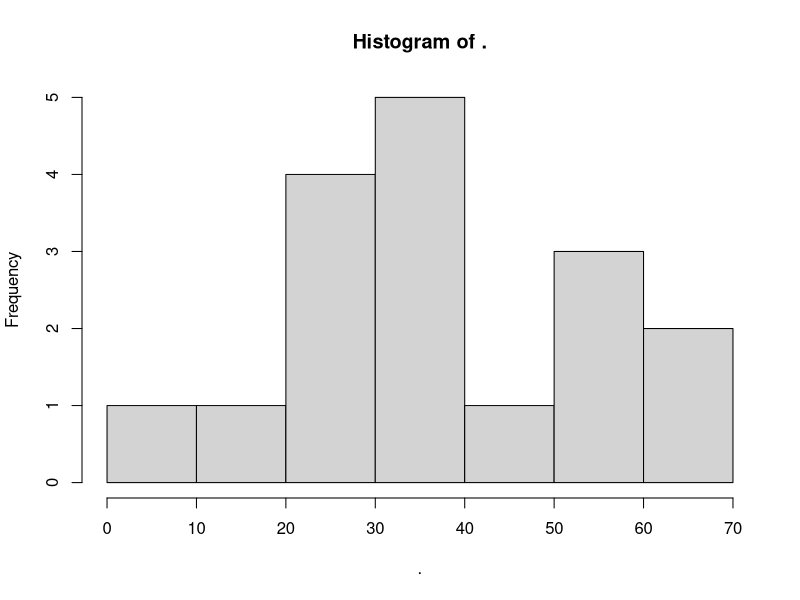
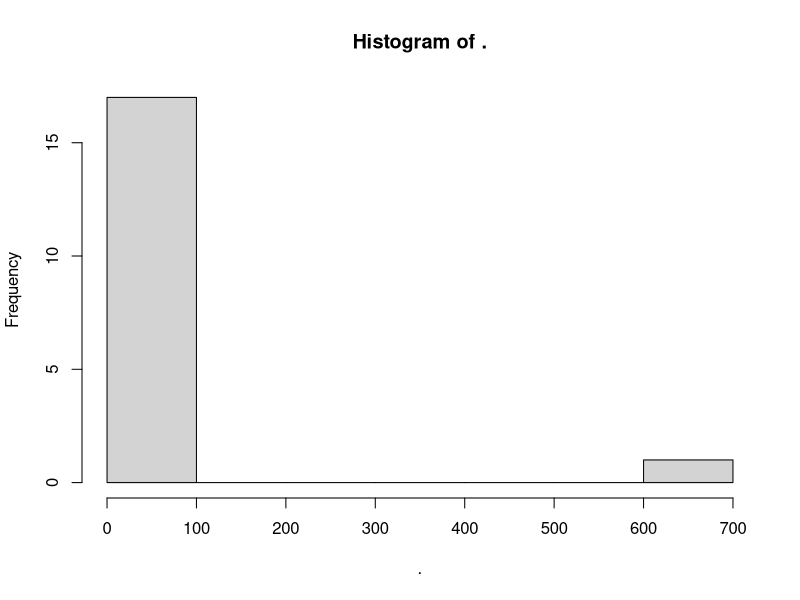
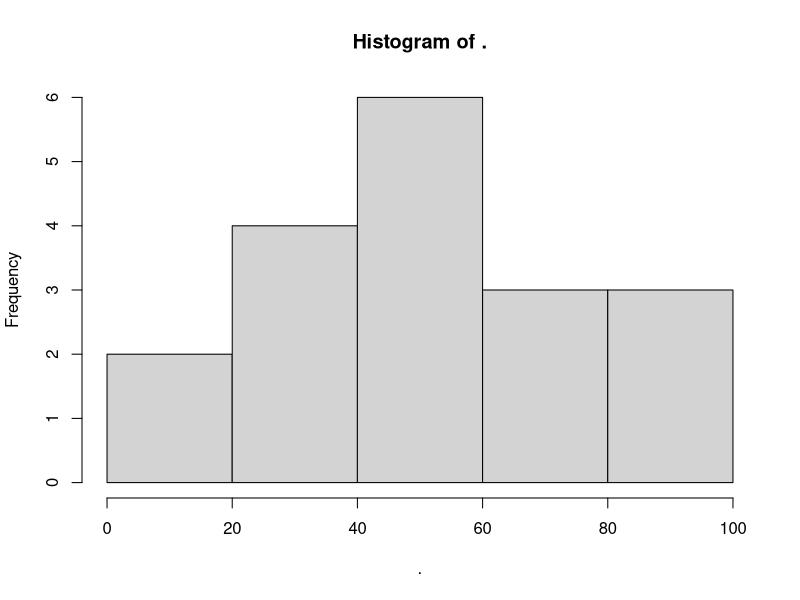
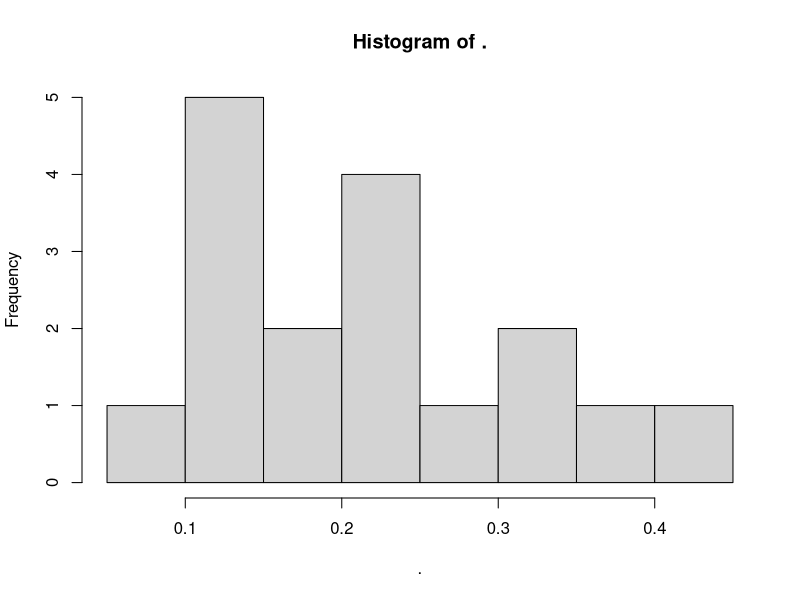

R code for these plots, in order:
## ---- chunk 1
library(tidyverse)
## ---- chunk 2
messy_data <- read_csv("../data/messy_data.csv")
## ---- chunk 3
head(messy_data)
summary(messy_data)

# also try View(messy_data)
## ---- chunk 4
messy_data %>% pull(X)
messy_data <- messy_data %>% select(-X)

## ---- chunk 5
tail(messy_data)
messy_data <- messy_data %>% filter(!is.na(Patient.id))
## ---- chunk 6
messy_data<- messy_data %>% 
  mutate(Patient.id = toupper(messy_data$Patient.id)) %>% 
  mutate(Patient.id =  str_replace_all(messy_data$Patient.id,"tcga", "TCGA")) %>% 
  mutate(Patient.id =  str_replace_all(messy_data$Patient.id,"TCGA ", "TCGA_")) 
## ---- chunk 7
messy_data %>% pull(Gender) %>% table()
messy_data %>% pull(Status) %>% table()
messy_data %>% pull(Censor) %>% table()
messy_data %>% pull(Identifier) %>% table()
messy_data %>% pull(Classification) %>% table()
messy_data %>% pull(Histological.subtype) %>% table()
messy_data %>% pull(MUC1) %>% table()
messy_data %>% pull(TNM) %>% table()

## ---- chunk 8
messy_data<-messy_data %>% select(-Classification)
## ---- chunk 9
messy_data<-messy_data %>% mutate(MUC1=ifelse(MUC1=="???",NA,MUC1)) %>%
    mutate(MUC1=factor(MUC1, levels = c("0", "0bis1", "1", "2", "3")))
## ---- chunk 10

messy_data %>% pull(Survival) %>% summary()
messy_data %>% pull(Survival) %>% hist()

messy_data %>% pull(enzyme.level) %>% summary()
messy_data %>% pull(enzyme.level) %>% hist()

messy_data %>% pull(Age) %>% summary()
messy_data %>% pull(Age) %>% hist()
## ---- chunk 11
messy_data<-messy_data %>% mutate(enzyme.level=ifelse(enzyme.level>600,NA,enzyme.level))
messy_data %>% pull(enzyme.level) %>% hist()
## ---- chunk 12
messy_data<-messy_data %>% mutate(T=as.integer(substr(TNM, 2, 2)),
         N=as.integer(substr(TNM, 4, 4)), 
         M=as.integer(substr(TNM, 6, 6)))

messy_data %>% pull(TNM) %>% table()
messy_data %>% pull(T) %>% table()
messy_data %>% pull(N) %>% table()
messy_data %>% pull(M) %>% table()
## ---- chunk 13

summary(messy_data)
messy_data<-messy_data %>%  
mutate(Date.of.surgery= as.Date(Date.of.surgery, format="%d-%b-%y")) %>%
mutate(Date.of.birth= as.Date(Date.of.birth, format="%d/%m/%Y")) %>%
mutate(Date.of.diagnosis= as.Date(Date.of.diagnosis, format="%d/%m/%Y")) %>%
mutate(Time.of.death= as.Date(Time.of.death, format="%d-%b-%y"))
summary(messy_data)
## ---- chunk 14
messy_data %>% pull(Age) %>% summary()
messy_data %>% pull(Age) %>% table()

messy_data<-messy_data %>% mutate(Age=difftime(Date.of.diagnosis,Date.of.birth, units = "days")) %>% 
  mutate(Age=round(Age/365, digits = 0))

messy_data %>% pull(Age) %>% summary()
messy_data %>% pull(Age) %>% table()

## ---- chunk 15

## ---- chunk 16

## ---- chunk 17

## ---- chunk 18

## ---- chunk 19

## ---- chunk 20

